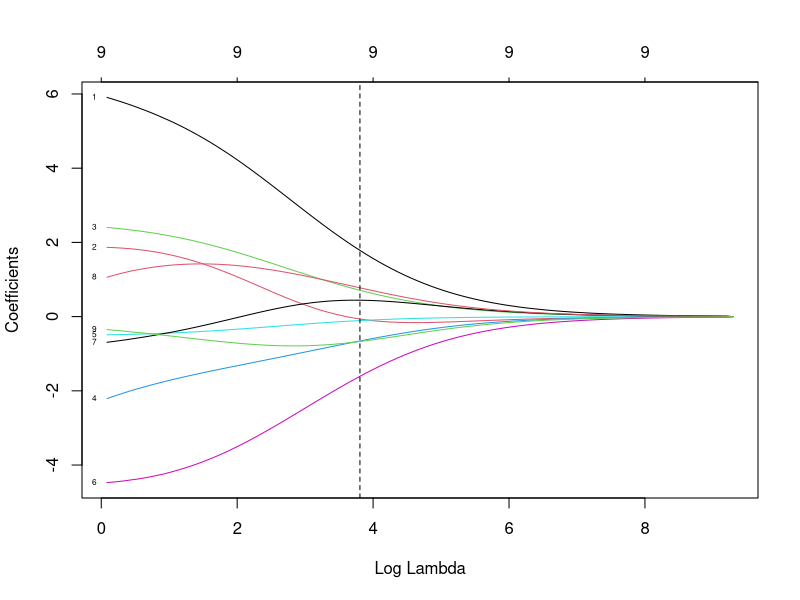
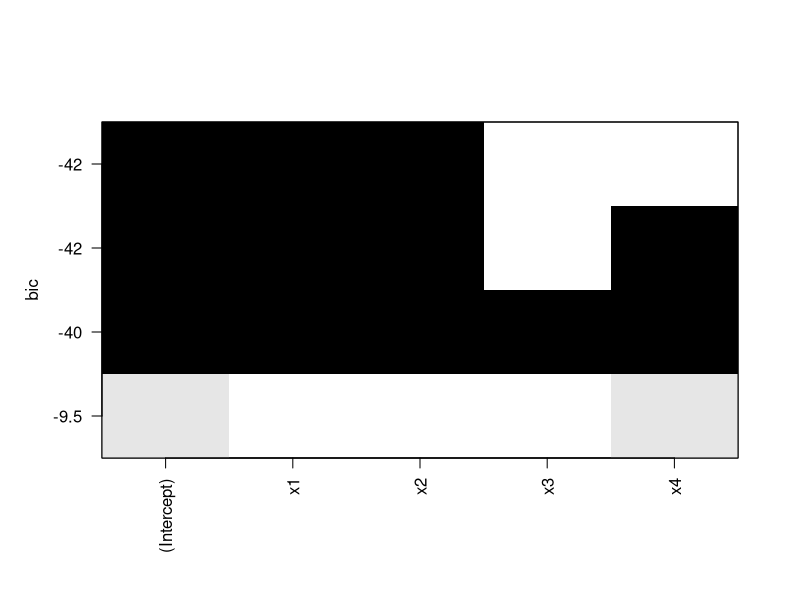
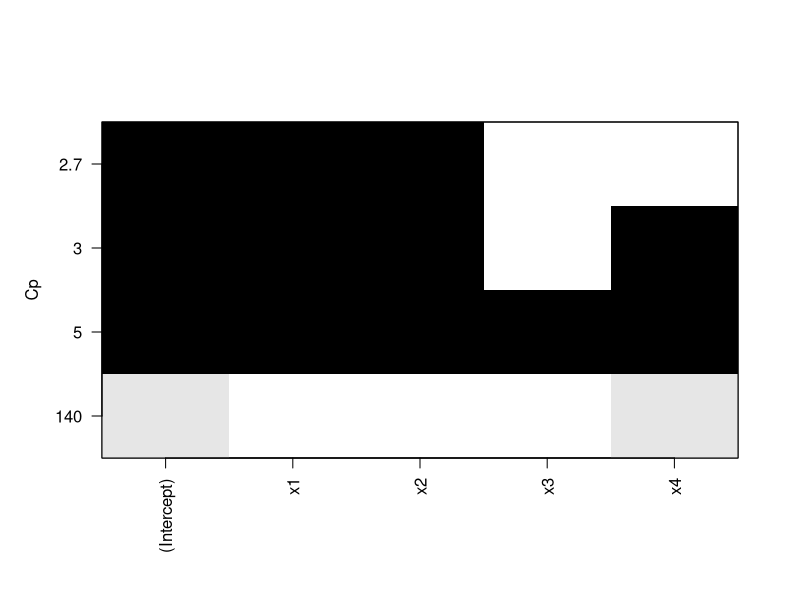
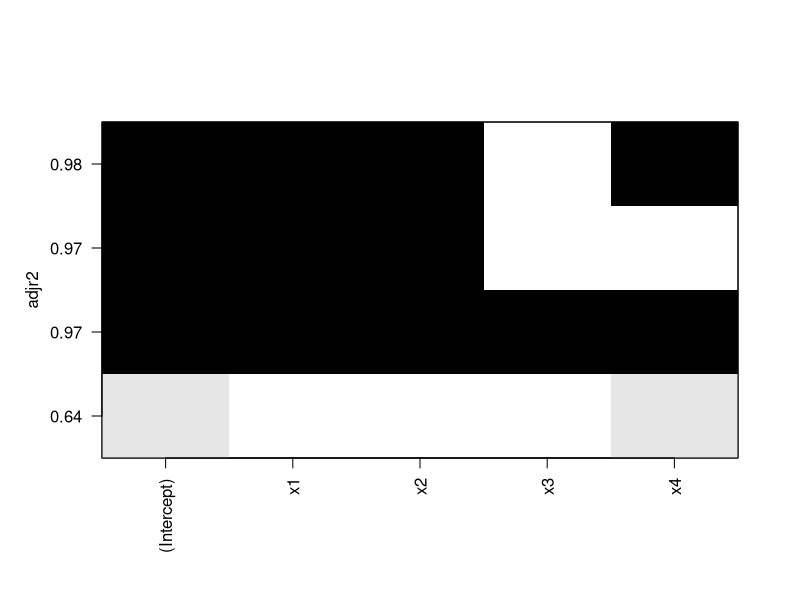
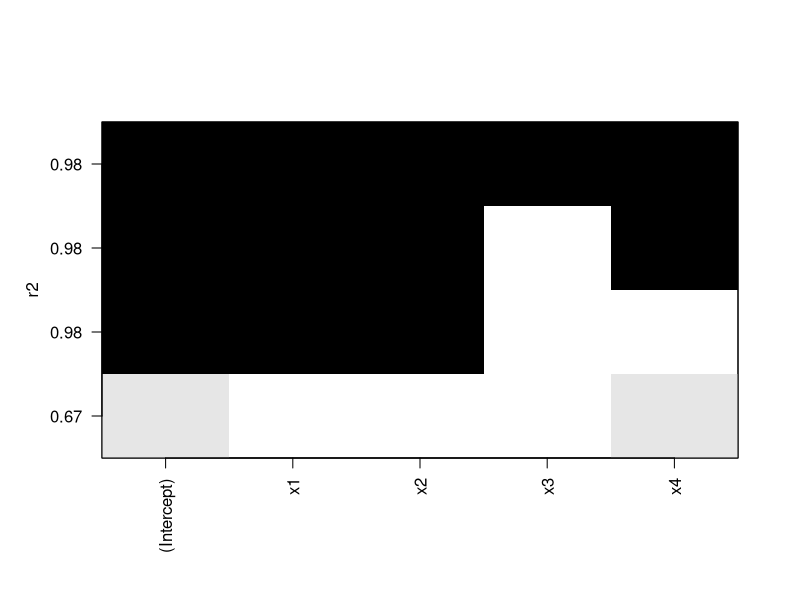
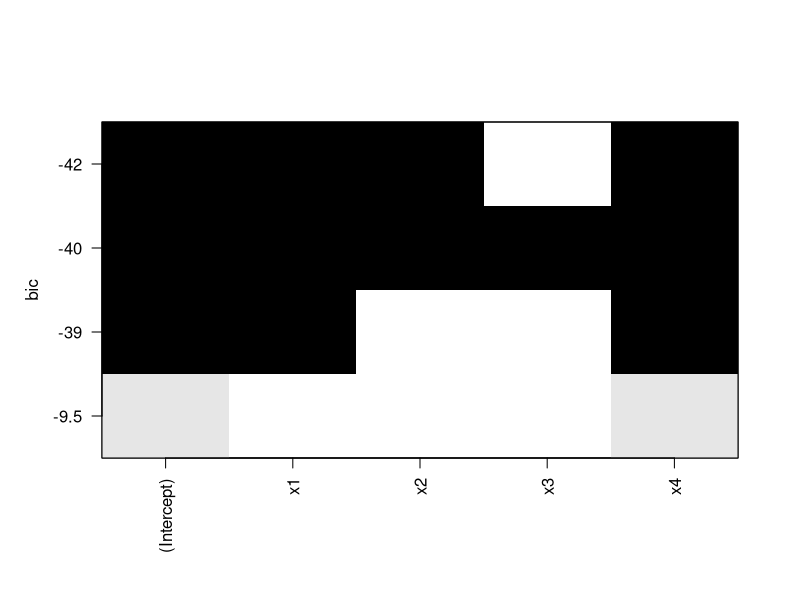
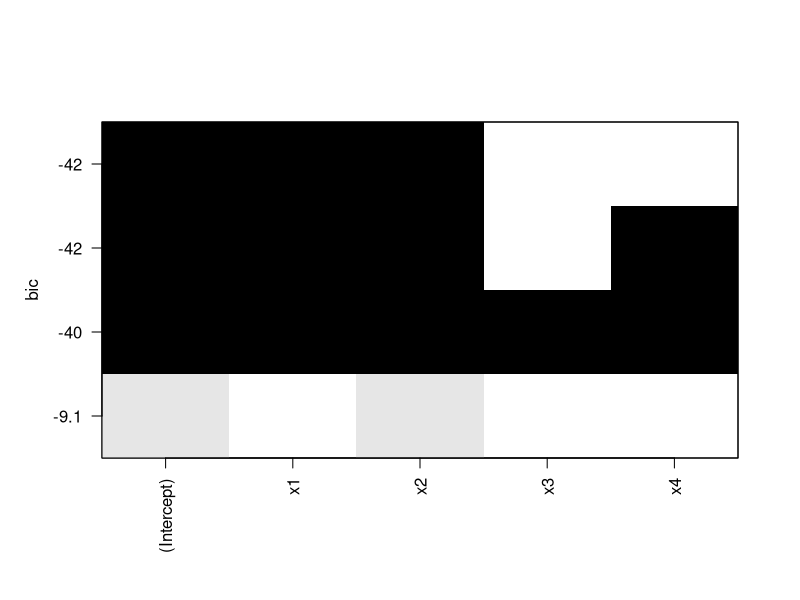
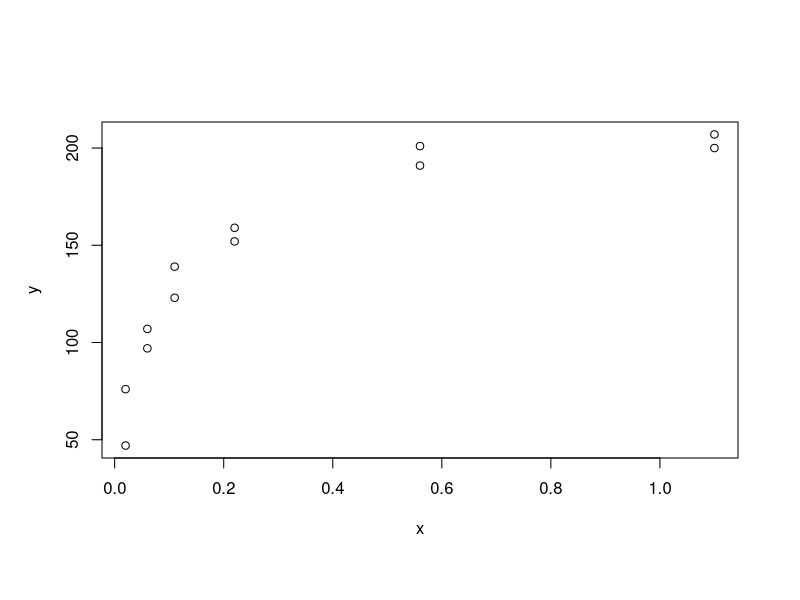

The R script that drew these images, in order:
## ---- Regression Analysis and Lab. --- Lab 3 ---------------------------------


## -----------------------------------------------------------------------------
acetylene <- read.csv("acetylene.csv")
colnames(acetylene) <- c("Obs", "P", "Temp", "H2", "Cont") 
lmfit <- lm(P ~ poly(scale(Temp), scale(H2), scale(Cont), degree = 2, raw = TRUE), 
            data = acetylene)
summary(lmfit)


## -----------------------------------------------------------------------------
X <- model.matrix(lmfit)
XPX <- cor(X[,-1]) 
XPX
X2 <- scale(X[,-1])/sqrt(15)
t(X2) %*% X2 ## equivalent to `cor(X[,-1])`.


## -----------------------------------------------------------------------------
# install.packages("rms")
library(rms)
vif(lmfit)


## -----------------------------------------------------------------------------
XPX |> solve() |> diag()


## -----------------------------------------------------------------------------
kappa(XPX, exact = TRUE)


## -----------------------------------------------------------------------------
e <- eigen(XPX)$values # eigenvalues
max(e) / min(e)


## -----------------------------------------------------------------------------
# install.packages("glmnet")
library(glmnet)
X <- model.matrix(lmfit)[,-1]
y <- acetylene$P
lmfit.ridge <- glmnet(x = X, y = y, alpha = 0) # `lambda`s are automatically chosen
lmfit.ridge |> coef()


## -----------------------------------------------------------------------------
lmfit.ridge$lambda # 100 lambda values are automatically chosen


## -----------------------------------------------------------------------------
# ridge trace
# ?plot.glmnet
plot(lmfit.ridge, xvar = "lambda", label = TRUE)
abline(v = log(lmfit.ridge$lambda[60]), lty = 2)


## -----------------------------------------------------------------------------
lmfit.ridge$lambda[60]
coef(lmfit.ridge)[, 60]


## -----------------------------------------------------------------------------
# ?predict.glm
# `s` does *not* have to be included in lmfit.ridge$lambda !
predict(lmfit.ridge, s = 45, type ="coefficients") # estimation of beta's when lambda = 45
predict(lmfit.ridge, s = 45, newx = X) # predictions at observed points with the model fitted at lambda = 45


## -----------------------------------------------------------------------------
hald <- read.csv("hald.csv")
lmfit <- lm(y ~ ., data = hald) # y ~ x1 + x2 + x3 + x4


## -----------------------------------------------------------------------------
summary(lmfit)$r.squared # R^2
summary(lmfit)$adj.r.squared # R^2_Adj
summary(lmfit)$sigma^2 # MSE
AIC(lmfit) # AIC
BIC(lmfit) # BIC


## -----------------------------------------------------------------------------
# install.packages("leaps")
library(leaps)
reg <- regsubsets(y ~ ., data = hald, method = "exhaustive")
reg.summary <- summary(reg)
data.frame(reg.summary$outmat,
           R2 = reg.summary$rsq,
           R2Adj = reg.summary$adjr2,
           SSE = reg.summary$rss,
           Cp = reg.summary$cp,
           BIC = reg.summary$bic)


## -----------------------------------------------------------------------------
coef(reg, 3) # estimated regression coefficients when k=3


## -----------------------------------------------------------------------------
# ?plot.regsubsets
# Plots a table of models showing which variables are in each model. 
# The models are ordered by the specified model selection statistic (`scale` argument).
plot(reg, scale="bic")
plot(reg, scale="Cp")
plot(reg, scale="adjr2")
plot(reg, scale="r2")


## -----------------------------------------------------------------------------
reg <- regsubsets(y ~ ., data = hald, method = "forward")
reg.summary <- summary(reg)
data.frame(reg.summary$outmat,
           R2 = reg.summary$rsq,
           R2Adj = reg.summary$adjr2,
           SSE = reg.summary$rss,
           Cp = reg.summary$cp,
           BIC = reg.summary$bic)
plot(reg) # different from the all possible regressions


## -----------------------------------------------------------------------------
reg <- regsubsets(y ~ ., data = hald, method = "backward")
reg.summary <- summary(reg)
data.frame(reg.summary$outmat,
           R2 = reg.summary$rsq,
           R2Adj = reg.summary$adjr2,
           SSE = reg.summary$rss,
           Cp = reg.summary$cp,
           BIC = reg.summary$bic)
plot(reg) 


## -----------------------------------------------------------------------------
library(readxl)
Puromycin = read_xls("Puromycin.xls")
plot(y ~ x, data = Puromycin)


## -----------------------------------------------------------------------------
lmfit <- lm(1/y ~ I(1/x), data = Puromycin)
par(mfrow = c(1,2))
plot(1/y ~ I(1/x), data = Puromycin)
abline(lmfit)
plot(y ~ x, data = Puromycin)
lines(Puromycin$x, 1/fitted.values(lmfit))


## -----------------------------------------------------------------------------
lmfit <- nls(y ~ I(t1*x/(t2+x)), data = Puromycin, 
             start = list(t1=205, t2=0.08))
summary(lmfit)
plot(y ~ x, data = Puromycin)
lines(Puromycin$x, fitted.values(lmfit))


## -----------------------------------------------------------------------------
pneumoconiosis <- read.csv("pneumoconiosis.csv")
colnames(pneumoconiosis) <- c("x","pneum","miners","y")
glmfit <- glm(cbind(pneum, miners-pneum) ~ x, family = binomial, data = pneumoconiosis)
summary(glmfit)


## -----------------------------------------------------------------------------
success <- sum(pneumoconiosis$pneum)
failure <- sum(pneumoconiosis$miners) - success
y.new <- rep(c(1,0),c(success, failure))
x.new <- c(rep(pneumoconiosis$x, pneumoconiosis$pneum),
           rep(pneumoconiosis$x, pneumoconiosis$miners - pneumoconiosis$pneum))
glm(y.new ~ x.new, family = binomial, data = pneumoconiosis)


## -----------------------------------------------------------------------------
glm(y ~ x, family = binomial, weights = miners, data = pneumoconiosis)


## -----------------------------------------------------------------------------
coef(glmfit)
fitted.values(glmfit)
residuals(glmfit)


## -----------------------------------------------------------------------------
predict(glmfit)
model.matrix(glmfit) %*% coef(glmfit) 
predict(glmfit, type = "response")
